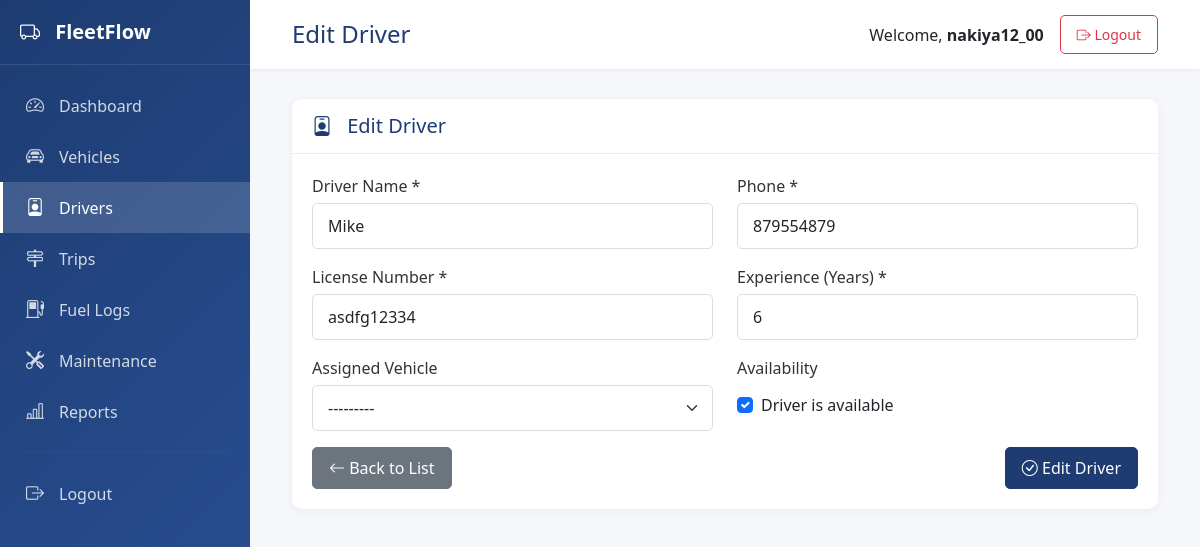
The app's page /drivers/edit/5/ (signed in) with its own data.
### app1/models.py (models this page shows, shortened)
class Driver(models.Model):
    driver_name = models.CharField(max_length=200, help_text="Full name of the driver")
    phone = models.CharField(max_length=20, help_text="Phone number")
    license_number = models.CharField(max_length=50, unique=True, help_text="Driver's license number")
    experience = models.IntegerField(help_text="Years of driving experience")
    assigned_vehicle = models.OneToOneField(Vehicle, on_delete=models.SET_NULL, null=True, blank=True, related_name='driver')
    is_available = models.BooleanField(default=True)
    created_at = models.DateTimeField(auto_now_add=True)
    updated_at = models.DateTimeField(auto_now=True)
    class Meta:
        ordering = ['-created_at']
        verbose_name_plural = "Drivers"

### app1/views.py (the view)
# urls.py: path('drivers/edit/<int:pk>/', views.driver_edit, name='driver_edit'),
@login_required
def driver_edit(request, pk):
    driver = get_object_or_404(Driver, pk=pk)
    if request.method == 'POST':
        form = DriverForm(request.POST, instance=driver)
        if form.is_valid():
            form.save()
            messages.success(request, "Driver updated successfully!")
            return redirect('driver_list')
    else:
        form = DriverForm(instance=driver)
    return render(request, 'drivers/form.html', {'form': form, 'action': 'Edit', 'driver': driver})

### app1/forms.py
class DriverForm(forms.ModelForm):
    class Meta:
        model = Driver
        fields = ['driver_name', 'phone', 'license_number', 'experience', 'assigned_vehicle', 'is_available']
        widgets = {
            'driver_name': forms.TextInput(attrs={
                'class': 'form-control',
                'placeholder': 'Enter driver name'
            }),
            'phone': forms.TextInput(attrs={
                'class': 'form-control',
                'placeholder': 'Enter phone number'
            }),
            'license_number': forms.TextInput(attrs={
                'class': 'form-control',
                'placeholder': 'Enter license number'
            }),
            'experience': forms.NumberInput(attrs={
                'class': 'form-control',
                'placeholder': 'Years of experience'
            }),
            'assigned_vehicle': forms.Select(attrs={'class': 'form-select'}),
            'is_available': forms.CheckboxInput(attrs={
                'class': 'form-check-input'
            }),
        }

### app1/models.py (called while the page is built)
    def __str__(self):
        return f"{self.vehicle_number} - {self.get_vehicle_type_display()}"

### templates/drivers/form.html (shortened to what this page needs)
{% extends 'base.html' %}
{% block page_title %}{{ action }} Driver{% endblock %}
{% block content %}
<div class="card">
    <div class="card-header">
        <h5 class="mb-0"><i class="bi bi-person-badge"></i> {{ action }} Driver</h5>
    </div>
    <div class="card-body">
        <form method="POST">
            <div class="row">
                <div class="col-md-6">
                    <div class="mb-3">
                        <label for="id_driver_name" class="form-label">Driver Name *</label>
                        {{ form.driver_name }}
                    </div>
                </div>
                <div class="col-md-6">
                    <div class="mb-3">
                        <label for="id_phone" class="form-label">Phone *</label>
                        {{ form.phone }}
                    </div>
                </div>
            </div>
            <div class="row">
                <div class="col-md-6">
                    <div class="mb-3">
                        <label for="id_license_number" class="form-label">License Number *</label>
                        {{ form.license_number }}
                    </div>
                </div>
                <div class="col-md-6">
                    <div class="mb-3">
                        <label for="id_experience" class="form-label">Experience (Years) *</label>
                        {{ form.experience }}
                    </div>
                </div>
            </div>
            <div class="row">
                <div class="col-md-6">
                    <div class="mb-3">
                        <label for="id_assigned_vehicle" class="form-label">Assigned Vehicle</label>
                        {{ form.assigned_vehicle }}
                    </div>
                </div>
                <div class="col-md-6">
                    <div class="mb-3">
                        <label class="form-label">Availability</label>
                        <div class="form-check mt-2">
                            {{ form.is_available }}
                            <label class="form-check-label" for="id_is_available">
                                Driver is available
                            </label>
                        </div>
                    </div>
                </div>
            </div>
            <div class="d-flex justify-content-between">
                <a href="{% url 'driver_list' %}" class="btn btn-secondary">
                    <i class="bi bi-arrow-left"></i> Back to List
                </a>
                <button type="submit" class="btn btn-primary">
                    <i class="bi bi-check-circle"></i> {{ action }} Driver
                </button>
            </div>
        </form>
    </div>
</div>
{% endblock %}

### templates/base.html (shortened to what this page needs)
{% load static %}
<!DOCTYPE html>
<html lang="en">
<head>
    <link href="https://cdn.jsdelivr.net/npm/bootstrap@5.3.0/dist/css/bootstrap.min.css" rel="stylesheet">
    <link rel="stylesheet" href="https://cdn.jsdelivr.net/npm/bootstrap-icons@1.11.0/font/bootstrap-icons.css">
    <link href="{% static 'css/style.css' %}" rel="stylesheet">
</head>
<body>
    {% if user.is_authenticated %}
    <div class="sidebar">
        <div class="sidebar-header">
            <h4><i class="bi bi-truck"></i> FleetFlow</h4>
        </div>
        <nav class="sidebar-nav">
            <a href="{% url 'dashboard' %}" class="nav-link {% if request.resolver_match.url_name == 'dashboard' %}active{% endif %}">
                <i class="bi bi-speedometer2"></i> Dashboard
            </a>
            <a href="{% url 'vehicle_list' %}" class="nav-link {% if 'vehicle' in request.resolver_match.url_name %}active{% endif %}">
                <i class="bi bi-car-front"></i> Vehicles
            </a>
            <a href="{% url 'driver_list' %}" class="nav-link {% if 'driver' in request.resolver_match.url_name %}active{% endif %}">
                <i class="bi bi-person-badge"></i> Drivers
            </a>
            <a href="{% url 'trip_list' %}" class="nav-link {% if 'trip' in request.resolver_match.url_name %}active{% endif %}">
                <i class="bi bi-signpost-2"></i> Trips
            </a>
            <a href="{% url 'fuel_list' %}" class="nav-link {% if 'fuel' in request.resolver_match.url_name %}active{% endif %}">
                <i class="bi bi-fuel-pump"></i> Fuel Logs
            </a>
            <a href="{% url 'maintenance_list' %}" class="nav-link {% if 'maintenance' in request.resolver_match.url_name %}active{% endif %}">
                <i class="bi bi-tools"></i> Maintenance
            </a>
            <a href="{% url 'reports' %}" class="nav-link {% if request.resolver_match.url_name == 'reports' %}active{% endif %}">
                <i class="bi bi-bar-chart-line"></i> Reports
            </a>
            <hr>
            <a href="{% url 'logout' %}" class="nav-link">
                <i class="bi bi-box-arrow-right"></i> Logout
            </a>
        </nav>
    </div>
    <div class="main-content">
        <header class="top-header">
            <div class="container-fluid">
                <div class="d-flex justify-content-between align-items-center">
                    <h4 class="mb-0">{% block page_title %}Dashboard{% endblock %}</h4>
                    <div class="d-flex align-items-center">
                        <span class="me-3">Welcome, <strong>{{ user.username }}</strong></span>
                        <a href="{% url 'logout' %}" class="btn btn-sm btn-outline-danger">
                            <i class="bi bi-box-arrow-right"></i> Logout
                        </a>
                    </div>
                </div>
            </div>
        </header>
        <main class="content">
            <div class="container-fluid">
                {% block content %}{% endblock %}
            </div>
        </main>
    </div>
    {% endif %}
</body>
</html>

### static/css/style.css (style rules this page uses)
:root { --primary-color: #1e3c72; --secondary-color: #2a5298; --sidebar-width: 250px; --header-height: 60px; }
body { font-family: 'Segoe UI', Tahoma, Geneva, Verdana, sans-serif; background-color: #f5f7fa; margin: 0; padding: 0; }
.sidebar { position: fixed; left: 0; top: 0; bottom: 0; width: var(--sidebar-width); background: linear-gradient(135deg, var(--primary-color) 0%, var(--secondary-color) 100%); color: white; z-index: 1000; overflow-y: auto; }
.sidebar-header { padding: 20px; border-bottom: 1px solid rgba(255, 255, 255, 0.1); }
.sidebar-header h4 { margin: 0; font-size: 20px; font-weight: 600; }
.sidebar-header h4 i { margin-right: 10px; }
.sidebar-nav { padding: 15px 0; }
.nav-link { display: flex; align-items: center; padding: 12px 20px; color: rgba(255, 255, 255, 0.8); text-decoration: none; transition: all 0.3s; border-left: 3px solid transparent; }
.nav-link.active { background-color: rgba(255, 255, 255, 0.15); color: white; border-left-color: #fff; }
.nav-link i { margin-right: 12px; font-size: 18px; width: 24px; text-align: center; }
.sidebar-nav hr { border-color: rgba(255, 255, 255, 0.1); margin: 15px 20px; }
.main-content { margin-left: var(--sidebar-width); min-height: 100vh; }
.top-header { background-color: white; padding: 15px 30px; box-shadow: 0 2px 4px rgba(0, 0, 0, 0.05); position: sticky; top: 0; z-index: 100; }
.top-header h4 { margin: 0; color: var(--primary-color); }
.content { padding: 30px; }
.card { border: none; border-radius: 10px; box-shadow: 0 2px 10px rgba(0, 0, 0, 0.05); margin-bottom: 20px; }
.card-header { background-color: white; border-bottom: 1px solid #eee; padding: 15px 20px; border-radius: 10px 10px 0 0 !important; }
.card-header h5 { margin: 0; color: var(--primary-color); }
.card-header h5 i { margin-right: 10px; }
.card-body { padding: 20px; }
.btn { border-radius: 5px; padding: 8px 16px; font-weight: 500; transition: all 0.3s; }
.btn-primary { background-color: var(--primary-color); border-color: var(--primary-color); }
.form-control, .form-select { border-radius: 5px; border: 1px solid #ddd; padding: 10px 15px; }
.form-label { font-weight: 500; color: #333; margin-bottom: 5px; }
.card { animation: fadeIn 0.3s ease-out; }

### records on screen
Driver: driver_name "Mike", phone "879554879", license_number "asdfg12334", experience "6", assigned_vehicle "---------", is_available "☑"

### other values on screen
{{ action }} "Edit"
{{ user.username }} "nakiya12_00"
